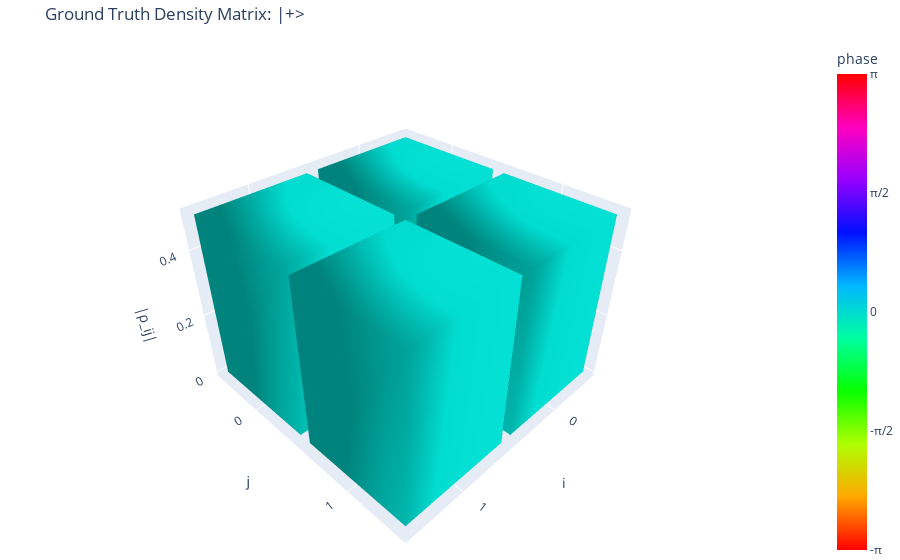

The code cell stored with this chart in its notebook:
### Markdown cell above
### Visualization helpers
Use the histogram helper below to inspect reconstructed density matrices. Include screenshots or exported HTML for a few representative states in your report.

### Code cell
# TASK 2: State Synthesis Factory
import pennylane as qml

# Initialize a simulator device
dev = qml.device("default.qubit", wires=1)

@qml.qnode(dev)
def prepare_state(name):
    if name == "0":
        pass # Starts in |0>
    elif name == "1":
        qml.PauliX(wires=0)
    elif name == "+":
        qml.Hadamard(wires=0)
    elif name == "-":
        qml.PauliX(wires=0)
        qml.Hadamard(wires=0)
    elif name == "phase":
        qml.Hadamard(wires=0)
        qml.RZ(np.pi/4, wires=0) # Phase offset state
    return qml.state()

#  a dictionary to store the "Ground Truth" density matrices (rho)
reference_names = ["0", "1", "+", "-", "phase"]
ground_truth_rhos = {}

for name in reference_names:
    psi = prepare_state(name)
    #  state vector to density matrix: rho = |psi><psi|
    ground_truth_rhos[name] = np.outer(psi, psi.conj())
    print(f"Generated Ground Truth for |{name}>")
    
plot_density_matrix_histogram(ground_truth_rhos["+"], title="Ground Truth Density Matrix: |+>")

### Figure 1 — Plotly figure (JSON) as saved in the notebook; plotly's stock layout.template omitted (floating-point values rounded to 4 significant figures)
{"data": [{"cmax": 3.142, "cmin": -3.142, "colorbar": {"ticktext": ["-π", "-π/2", "0", "π/2", "π"], "tickvals": [-3.142, -1.571, 0, 1.571, 3.142], "title": {"text": "phase "}}, "colorscale": [[0, "#ff0000"], [0.1111, "#ffa700"], [0.2222, "#afff00"], [0.3333, "#08ff00"], [0.4444, "#00ff9f"], [0.5556, "#00b7ff"], [0.6667, "#0010ff"], [0.7778, "#9700ff"], [0.8889, "#ff00bf"], [1, "#ff0000"]], "flatshading": false, "hovertemplate": "i=0, j=0<br>|ρ_ij|=0.500<br>arg(ρ_ij)=0<extra></extra>", "i": [0, 0, 4, 4, 0, 0, 1, 1, 2, 2, 3, 3], "intensity": [0, 0, 0, 0, 0, 0, 0, 0], "j": [1, 2, 5, 6, 1, 5, 2, 6, 3, 7, 0, 4], "k": [2, 3, 6, 7, 5, 4, 6, 5, 7, 6, 4, 7], "lighting": {"ambient": 0.6, "diffuse": 0.7}, "opacity": 1, "showscale": true, "type": "mesh3d", "x": [-0.45, 0.45, 0.45, -0.45, -0.45, 0.45, 0.45, -0.45], "y": [-0.45, -0.45, 0.45, 0.45, -0.45, -0.45, 0.45, 0.45], "z": [0, 0, 0, 0, 0.5, 0.5, 0.5, 0.5]}, {"cmax": 3.142, "cmin": -3.142, "colorscale": [[0, "#ff0000"], [0.1111, "#ffa700"], [0.2222, "#afff00"], [0.3333, "#08ff00"], [0.4444, "#00ff9f"], [0.5556, "#00b7ff"], [0.6667, "#0010ff"], [0.7778, "#9700ff"], [0.8889, "#ff00bf"], [1, "#ff0000"]], "flatshading": false, "hovertemplate": "i=0, j=1<br>|ρ_ij|=0.500<br>arg(ρ_ij)=0<extra></extra>", "i": [0, 0, 4, 4, 0, 0, 1, 1, 2, 2, 3, 3], "intensity": [0, 0, 0, 0, 0, 0, 0, 0], "j": [1, 2, 5, 6, 1, 5, 2, 6, 3, 7, 0, 4], "k": [2, 3, 6, 7, 5, 4, 6, 5, 7, 6, 4, 7], "lighting": {"ambient": 0.6, "diffuse": 0.7}, "opacity": 1, "showscale": false, "type": "mesh3d", "x": [-0.45, 0.45, 0.45, -0.45, -0.45, 0.45, 0.45, -0.45], "y": [0.55, 0.55, 1.45, 1.45, 0.55, 0.55, 1.45, 1.45], "z": [0, 0, 0, 0, 0.5, 0.5, 0.5, 0.5]}, {"cmax": 3.142, "cmin": -3.142, "colorscale": [[0, "#ff0000"], [0.1111, "#ffa700"], [0.2222, "#afff00"], [0.3333, "#08ff00"], [0.4444, "#00ff9f"], [0.5556, "#00b7ff"], [0.6667, "#0010ff"], [0.7778, "#9700ff"], [0.8889, "#ff00bf"], [1, "#ff0000"]], "flatshading": false, "hovertemplate": "i=1, j=0<br>|ρ_ij|=0.500<br>arg(ρ_ij)=0<extra></extra>", "i": [0, 0, 4, 4, 0, 0, 1, 1, 2, 2, 3, 3], "intensity": [0, 0, 0, 0, 0, 0, 0, 0], "j": [1, 2, 5, 6, 1, 5, 2, 6, 3, 7, 0, 4], "k": [2, 3, 6, 7, 5, 4, 6, 5, 7, 6, 4, 7], "lighting": {"ambient": 0.6, "diffuse": 0.7}, "opacity": 1, "showscale": false, "type": "mesh3d", "x": [0.55, 1.45, 1.45, 0.55, 0.55, 1.45, 1.45, 0.55], "y": [-0.45, -0.45, 0.45, 0.45, -0.45, -0.45, 0.45, 0.45], "z": [0, 0, 0, 0, 0.5, 0.5, 0.5, 0.5]}, {"cmax": 3.142, "cmin": -3.142, "colorscale": [[0, "#ff0000"], [0.1111, "#ffa700"], [0.2222, "#afff00"], [0.3333, "#08ff00"], [0.4444, "#00ff9f"], [0.5556, "#00b7ff"], [0.6667, "#0010ff"], [0.7778, "#9700ff"], [0.8889, "#ff00bf"], [1, "#ff0000"]], "flatshading": false, "hovertemplate": "i=1, j=1<br>|ρ_ij|=0.500<br>arg(ρ_ij)=0<extra></extra>", "i": [0, 0, 4, 4, 0, 0, 1, 1, 2, 2, 3, 3], "intensity": [0, 0, 0, 0, 0, 0, 0, 0], "j": [1, 2, 5, 6, 1, 5, 2, 6, 3, 7, 0, 4], "k": [2, 3, 6, 7, 5, 4, 6, 5, 7, 6, 4, 7], "lighting": {"ambient": 0.6, "diffuse": 0.7}, "opacity": 1, "showscale": false, "type": "mesh3d", "x": [0.55, 1.45, 1.45, 0.55, 0.55, 1.45, 1.45, 0.55], "y": [0.55, 0.55, 1.45, 1.45, 0.55, 0.55, 1.45, 1.45], "z": [0, 0, 0, 0, 0.5, 0.5, 0.5, 0.5]}], "layout": {"margin": {"b": 0, "l": 0, "r": 0, "t": 40}, "scene": {"aspectratio": {"x": 1, "y": 1, "z": 0.7}, "xaxis": {"tickmode": "array", "ticktext": ["0", "1"], "tickvals": [0, 1], "title": {"text": "i"}}, "yaxis": {"tickmode": "array", "ticktext": ["0", "1"], "tickvals": [0, 1], "title": {"text": "j"}}, "zaxis": {"title": {"text": "|ρ_ij|"}}}, "title": {"text": "Ground Truth Density Matrix: |+>"}}}
